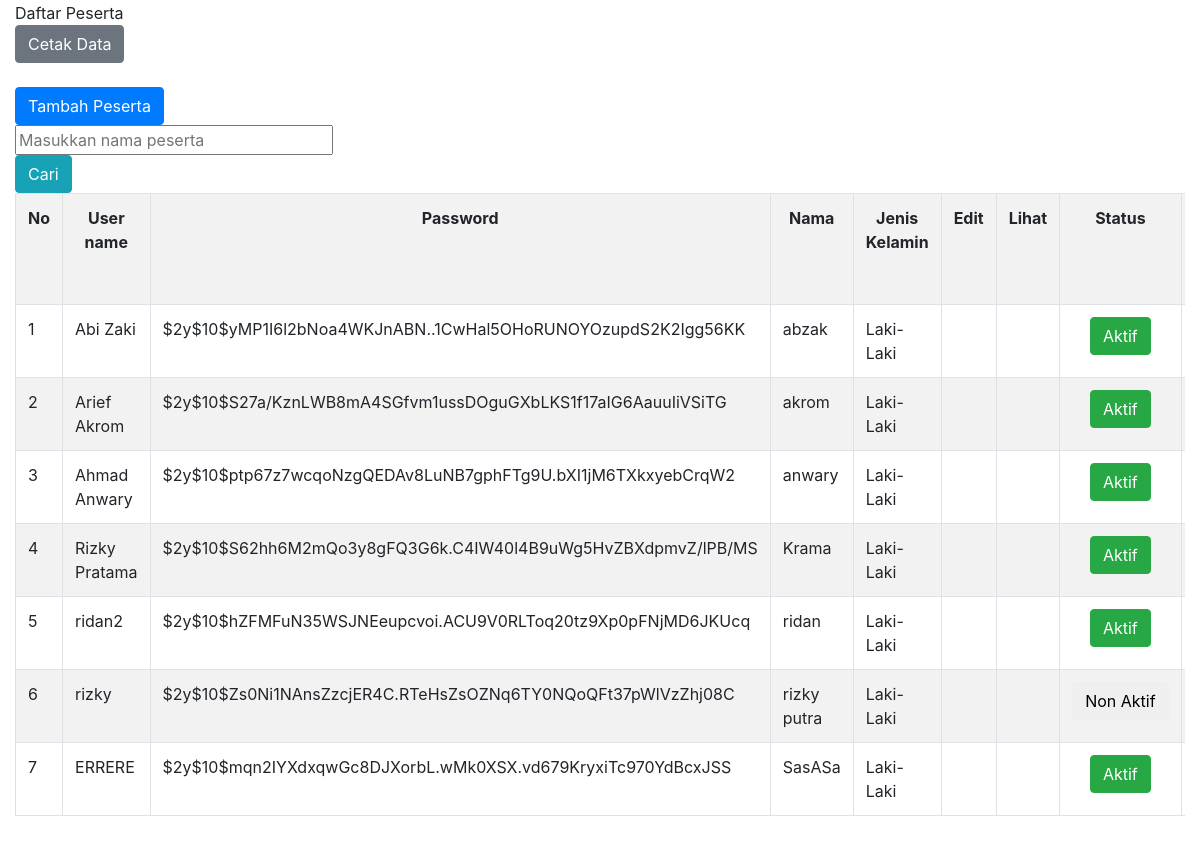
Screenshot of /administrator_dashboard/modul/mod_users/users.php with the database file from the repository.
### tables this page shows
CREATE TABLE `tbl_user` (
  `id_user` int(11) NOT NULL,
  `username` varchar(40) NOT NULL,
  `password` varchar(100) NOT NULL,
  `nama` text NOT NULL,
  `tgl_lahir` varchar(30) NOT NULL,
  `jk` varchar(20) NOT NULL,
  `agama` varchar(40) NOT NULL,
  `kwgn` varchar(40) NOT NULL,
  `nama_ayah` varchar(40) NOT NULL,
  `nama_ibu` varchar(40) NOT NULL,
  `pekerjaan_ayah` varchar(40) NOT NULL,
  `pekerjaan_ibu` varchar(40) NOT NULL,
  `sekolah_asal` varchar(50) NOT NULL,
  `telp` varchar(20) NOT NULL,
  `alamat` text NOT NULL,
  `statusaktif` enum('Y','N') NOT NULL DEFAULT 'Y',
  `telah_ujian` varchar(5) NOT NULL,
  `waktu_online` datetime DEFAULT NULL,
  `online` varchar(5) NOT NULL,
  `gambar` varchar(100) NOT NULL
);

### administrator_dashboard/modul/mod_users/users.php (the view, shortened to what this page needs)
<!DOCTYPE HTML>
<html>
  <head>
  <link href="css/bootstrap.css" rel="stylesheet">
  </head>
 <body>
        <div id="page-wrapper" class="rukiyanto" data-infodata="<?php if(isset($_SESSION['info'])){ echo $_SESSION['info']; } unset($_SESSION['info']); ?>">
          <div class="container-fluid">
            <div class="row">
              <div class="col-lg-12">
                <div class="panel panel-primary">
                  <div class="panel-heading">
                    Daftar Peserta
                  </div>
                  <div class="panel-body">
<?php
                   $aksi = "modul/mod_users/aksi_users.php";
                    switch ($_GET['act']) {
                      default:
                        $tampil = mysqli_query($mysqli, "SELECT * FROM tbl_user ORDER BY nama ASC");
                          echo "<div class='panel-body' style='text-align:left;padding-left:0px;'>
          <input class='btn btn-secondary' type=button value='Cetak Data'
          onclick=\"window.location.href='modul/mod_users/cetak.php';\">";
 echo "<br></br>" ;
                          echo "<div class='panel-body'  style='text-align:left;padding-left:30px; margin-left: -30px;'>
          <input class='btn btn-primary' type=button value='Tambah Peserta'
          onclick=\"window.location.href='modul/mod_users/tambah_user.php';\">";
                          echo "<div style='text-align:left;padding-right:40px;max-width:360px;'>
         <form method='POST' action=?module=users&act=cariuser>
     <input type=text name='cari'  placeholder='Masukkan nama peserta' list='auto' size=26 required/> <input type=submit class='btn btn-info' value='Cari'>";
                          echo "<datalist id='auto'>";
                          echo "</datalist></form>
      </div>";
?>
<form  method="POST" name="form1" action="modul/mod_users/delete_all.php" >
<div style='overflow-x:auto;'>
    <table class='table table-striped table-bordered table-hover'>
          <tr ><th style="text-align: center">No</th><th style="text-align: center">User name</th><th style="text-align: center">Password</th><th style="text-align: center">Nama</th><th style="text-align: center">Jenis Kelamin</th><th width="100" style="text-align: center" >Edit</th><th width="100" style="text-align: center">Lihat</th><th width="100" style="text-align: center">Status</th><th width="10"></th></tr>
<?php
                        $no = 1;
                        while ($r = mysqli_fetch_array($tampil)) {
 ?>
            <tr><td><?php echo $no ; ?></td>
            <td><?php echo  $r['username'] ; ?></td>
            <td><?php echo  $r['password'] ; ?></td>
            <td><?php echo  $r['nama'] ; ?></td>
            <td><?php echo  $r['jk'] ; ?></td>
<?php
echo "
        <td align=center ><a class='fa fa-pencil-square-o' style='font-size:20px;' onclick=\"window.location.href='modul/mod_users/profileuser.php?module=user&id=$r[id_user]';\"></a></td>
        <td align=center ><a class='fa fa-eye' style='font-size:20px;' href='?module=users&act=lihat&id=$r[id_user]'></a></td>
";
                         if ($r['statusaktif'] == "Y") {
                            echo "<td align=center ><input type=button class='btn btn-success btn-xs'  value='Aktif' onclick=\"window.location.href='$aksi?module=users&act=nonaktif&id=$r[id_user]';\"></td>";
                          } else {
                            echo "<td  align=center ><input class='btn btn-default btn-xs' type=button value='Non Aktif' onclick=\"window.location.href='$aksi?module=users&act=aktif&id=$r[id_user]';\"></td>";
                          }
 ?>
  <td>  <input type="checkbox" name='id[]' class='check-item'  value="<?php echo $r["id_user"]; ?>" /></td>
<?php
                          echo "</tr>";
                          $no++;
                        }
                        echo "</table><br></br><br></br><br></br><br></br><br></br>";
                        break;
 ?>
 <?php
         }
                    ?>
</form>
                  </div></div>
                </div>
              </div>
            </div>
          </div>
        </div>
  </body>
  </html>

### rows the page displays
tbl_user: username "Abi Zaki", password "$2y$10$yMP1I6l2bNoa4WKJnABN..1CwHal5OHoRUNOYOzupdS2K2Igg56KK", nama "abzak", jk "Laki-Laki"
tbl_user: username "Arief Akrom", password "$2y$10$S27a/KznLWB8mA4SGfvm1ussDOguGXbLKS1f17aIG6AauuIiVSiTG", nama "akrom", jk "Laki-Laki"
tbl_user: username "Ahmad Anwary", password "$2y$10$ptp67z7wcqoNzgQEDAv8LuNB7gphFTg9U.bXI1jM6TXkxyebCrqW2", nama "anwary", jk "Laki-Laki"
tbl_user: username "Rizky Pratama", password "$2y$10$S62hh6M2mQo3y8gFQ3G6k.C4IW40l4B9uWg5HvZBXdpmvZ/lPB/MS", nama "Krama", jk "Laki-Laki"
tbl_user: username "ridan2", password "$2y$10$hZFMFuN35WSJNEeupcvoi.ACU9V0RLToq20tz9Xp0pFNjMD6JKUcq", nama "ridan", jk "Laki-Laki"
tbl_user: username "rizky", password "$2y$10$Zs0Ni1NAnsZzcjER4C.RTeHsZsOZNq6TY0NQoQFt37pWlVzZhj08C", nama "rizky putra", jk "Laki-Laki"
tbl_user: username "ERRERE", password "$2y$10$mqn2IYXdxqwGc8DJXorbL.wMk0XSX.vd679KryxiTc970YdBcxJSS", nama "SasASa", jk "Laki-Laki"
